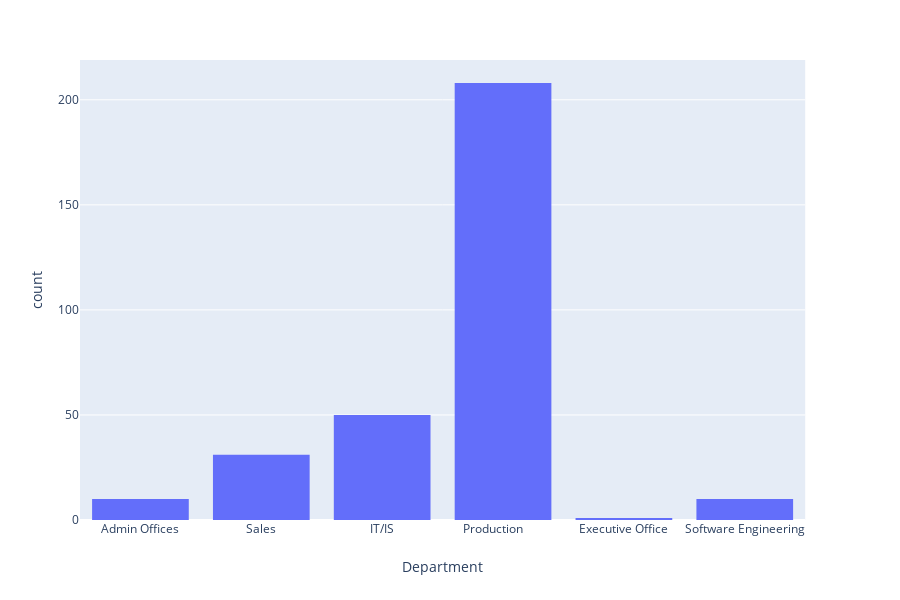

Notebook source saved alongside this figure:
### Markdown cell above
## Información sobre empleo

### Code cell
# Departamento
px.histogram(df_pd, "Department")

### Figure 1 — Plotly figure (JSON) as saved in the notebook; plotly's stock layout.template omitted (floating-point values rounded to 4 significant figures; data arrays with more than 128 entries replaced by an {"elided": "..."} marker saying what was removed)
{"data": [{"alignmentgroup": "True", "bingroup": "x", "hoverlabel": {"namelength": 0}, "hovertemplate": "Department=%{x}<br>count=%{y}", "legendgroup": "", "marker": {"color": "#636efa"}, "name": "", "offsetgroup": "", "orientation": "v", "showlegend": false, "type": "histogram", "x": {"elided": "310 str values"}, "xaxis": "x", "yaxis": "y"}], "layout": {"barmode": "relative", "height": 600, "legend": {"tracegroupgap": 0}, "margin": {"t": 60}, "xaxis": {"anchor": "y", "domain": [0, 0.98], "title": {"text": "Department"}}, "yaxis": {"anchor": "x", "domain": [0, 1], "title": {"text": "count"}}}}
